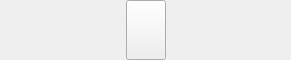
<?xml version="1.0" encoding="UTF-8"?>
<ui version="4.0">
 <class>Toogle</class>
 <widget class="QWidget" name="Toogle">
  <property name="geometry">
   <rect>
    <x>0</x>
    <y>0</y>
    <width>291</width>
    <height>60</height>
   </rect>
  </property>
  <property name="minimumSize">
   <size>
    <width>0</width>
    <height>60</height>
   </size>
  </property>
  <property name="maximumSize">
   <size>
    <width>16777215</width>
    <height>60</height>
   </size>
  </property>
  <property name="windowTitle">
   <string>Form</string>
  </property>
  <layout class="QHBoxLayout" name="horizontalLayout">
   <property name="spacing">
    <number>10</number>
   </property>
   <property name="leftMargin">
    <number>0</number>
   </property>
   <property name="topMargin">
    <number>0</number>
   </property>
   <property name="rightMargin">
    <number>0</number>
   </property>
   <property name="bottomMargin">
    <number>0</number>
   </property>
   <item>
    <spacer name="horizontalSpacer">
     <property name="orientation">
      <enum>Qt::Horizontal</enum>
     </property>
     <property name="sizeHint" stdset="0">
      <size>
       <width>40</width>
       <height>20</height>
      </size>
     </property>
    </spacer>
   </item>
   <item>
    <widget class="QLabel" name="lToogleOff">
     <property name="font">
      <font>
       <pointsize>11</pointsize>
       <bold>true</bold>
      </font>
     </property>
     <property name="text">
      <string/>
     </property>
     <property name="alignment">
      <set>Qt::AlignCenter</set>
     </property>
    </widget>
   </item>
   <item>
    <widget class="QPushButton" name="pbToogle">
     <property name="minimumSize">
      <size>
       <width>0</width>
       <height>0</height>
      </size>
     </property>
     <property name="maximumSize">
      <size>
       <width>60</width>
       <height>60</height>
      </size>
     </property>
     <property name="text">
      <string/>
     </property>
    </widget>
   </item>
   <item>
    <widget class="QLabel" name="lToogleOn">
     <property name="font">
      <font>
       <pointsize>11</pointsize>
       <bold>true</bold>
      </font>
     </property>
     <property name="text">
      <string/>
     </property>
     <property name="alignment">
      <set>Qt::AlignCenter</set>
     </property>
    </widget>
   </item>
   <item>
    <spacer name="horizontalSpacer_2">
     <property name="orientation">
      <enum>Qt::Horizontal</enum>
     </property>
     <property name="sizeHint" stdset="0">
      <size>
       <width>40</width>
       <height>20</height>
      </size>
     </property>
    </spacer>
   </item>
  </layout>
 </widget>
 <resources/>
 <connections/>
</ui>
